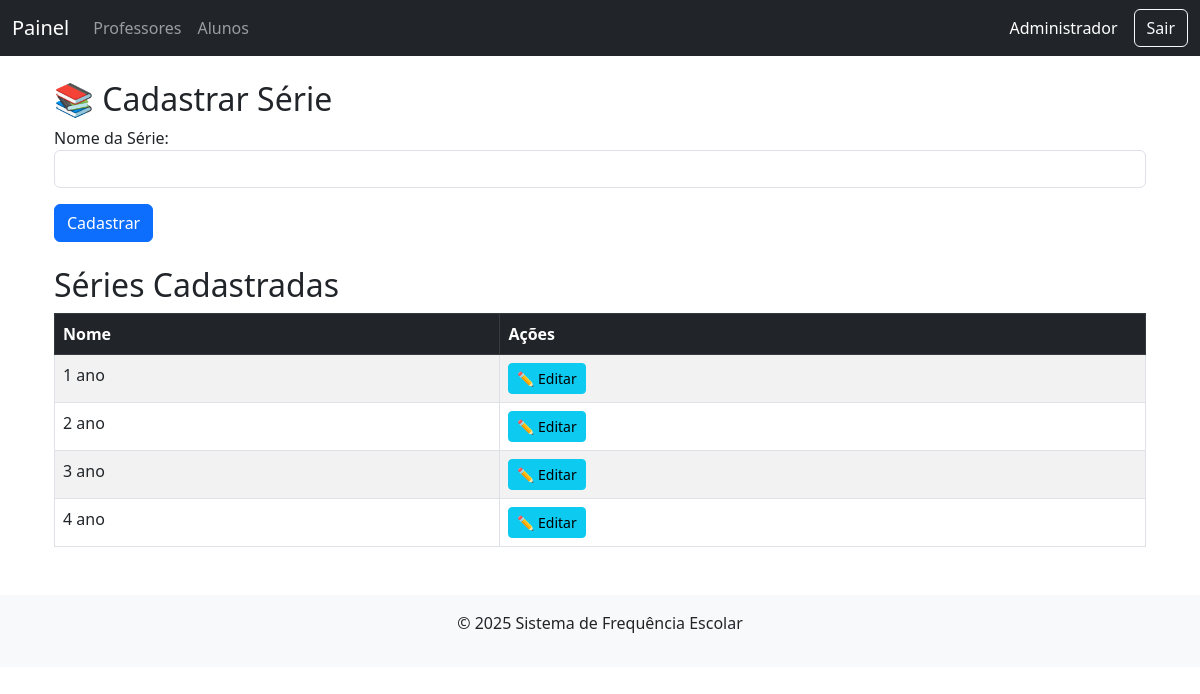
Screenshot of /cadastrar_serie.php (signed in) with the database file from the repository.
### tables this page shows
CREATE TABLE `series` (
  `id` int NOT NULL,
  `nome` varchar(100) DEFAULT NULL
);

### cadastrar_serie.php (the view, shortened to what this page needs)
<?php
require 'config/db.php';
require 'includes/header.php';
?>
<div class="container mt-4">
  <h2>📚 Cadastrar Série</h2>
  <form method="POST">
    <div class="mb-3">
      <label>Nome da Série:</label>
      <input type="text" name="nome" class="form-control" required>
    </div>
    <button type="submit" class="btn btn-primary">Cadastrar</button>
  </form>
  <h2 class="mt-4">Séries Cadastradas</h2>
  <table class="table table-bordered table-striped">
    <thead class="table-dark">
      <tr>
        <th>Nome</th>
        <th>Ações</th>
      </tr>
    </thead>
    <tbody>
      <?php
      $stmt = $pdo->query("SELECT id, nome FROM series ORDER BY nome");
      $series = $stmt->fetchAll();
      foreach ($series as $serie) {
          echo "<tr>
                  <td>" . htmlspecialchars($serie['nome']) . "</td>
                  <td>
                    <a href='editar_serie.php?id={$serie['id']}' class='btn btn-sm btn-info'>✏️ Editar</a>
                  </td>
                </tr>";
      }
      ?>
    </tbody>
  </table>
</div>
<?php require 'includes/footer.php'; ?>

### rows the page displays
series: nome "1 ano"
series: nome "2 ano"
series: nome "3 ano"
series: nome "4 ano"

### other values shown
$_SESSION['nome'] "Administrador"
